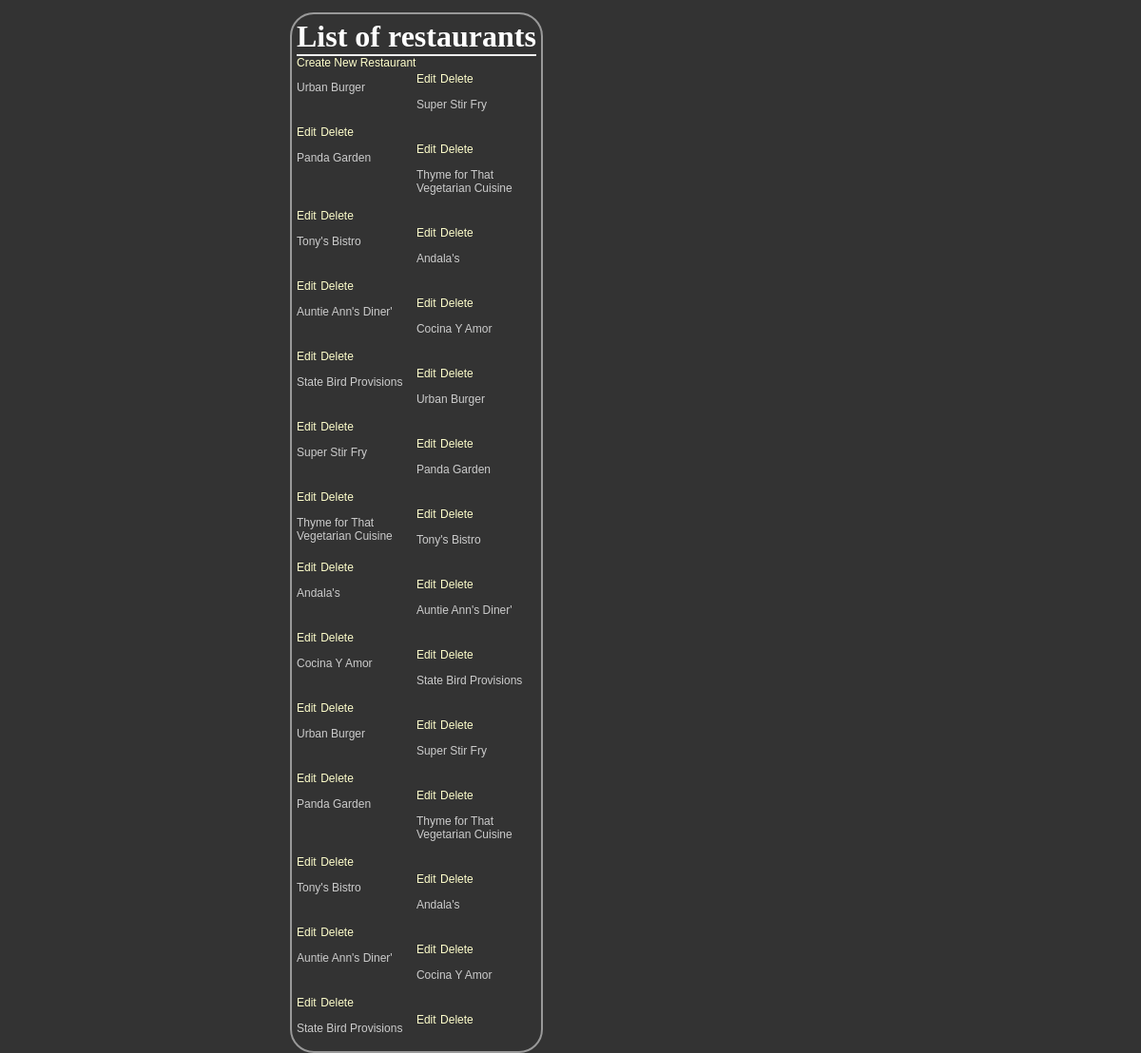
The app's page /restaurants, older data.
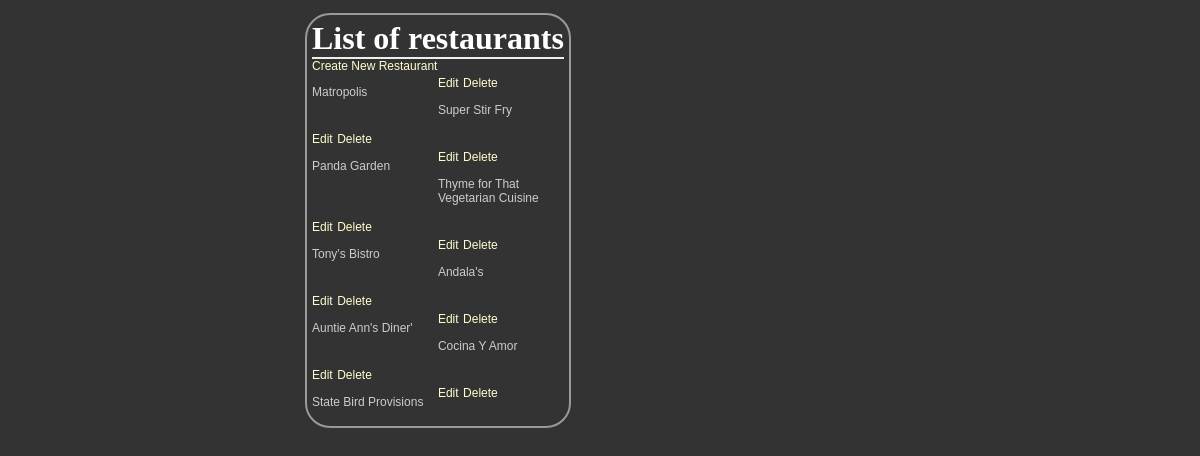
The same page, newer data.
### database_setup.py (models this page shows, shortened)
class Restaurant(Base):
    __tablename__ = 'restaurant'
    id = Column(Integer, primary_key=True)
    name = Column(String(250), nullable=False)

### finalProject.py (the view)
@app.route("/")
@app.route("/restaurants")
def showRestaurants():
    restaurants = session.query(Restaurant).all()
    print restaurants
    return render_template('restaurants.html', restaurants=restaurants)

### templates/restaurants.html (shortened to what this page needs)
<html>
<head>
	<link rel=stylesheet type=text/css href="{{ url_for('static', filename='styles.css') }}">
</head>
<body>
	<div class = 'pane'>
		<div class = 'header'>
			<h1>List of restaurants</h1>
		</div>
		<a href = '{{url_for('newRestaurants') }}'>Create New Restaurant</a>
		{% for i in restaurants %}
    	<div class = 'nameAndPrice'>
			<a href='{{url_for('showMenu', restaurant_id = i.id)}}' class = 'name'><p>{{i.name}}</p></a>
		</div>
		<div class = "editdeletepane">
			<a href='{{url_for('editRestaurants', restaurant_id = i.id)}}'>Edit</a>
			<a href='{{url_for('deleteRestaurants', restaurant_id = i.id)}}'>Delete</a>
		</div>
		{% endfor %}
	</div>
</body>
</html>

Row changes from the older to the newer data that the page shows:
removed Restaurant: name "Urban Burger"
removed Restaurant: name "Super Stir Fry"
removed Restaurant: name "Panda Garden"
removed Restaurant: name "Thyme for That Vegetarian Cuisine"
removed Restaurant: name "Tony's Bistro"
removed Restaurant: name "Andala's"
removed Restaurant: name "Auntie Ann's Diner'"
removed Restaurant: name "Cocina Y Amor"
removed Restaurant: name "State Bird Provisions"
removed Restaurant: name "Urban Burger"
removed Restaurant: name "Super Stir Fry"
removed Restaurant: name "Panda Garden"
removed Restaurant: name "Thyme for That Vegetarian Cuisine"
removed Restaurant: name "Tony's Bistro"
removed Restaurant: name "Andala's"
removed Restaurant: name "Auntie Ann's Diner'"
removed Restaurant: name "Cocina Y Amor"
removed Restaurant: name "State Bird Provisions"
changed Restaurant: name "Urban Burger" → "Matropolis"
